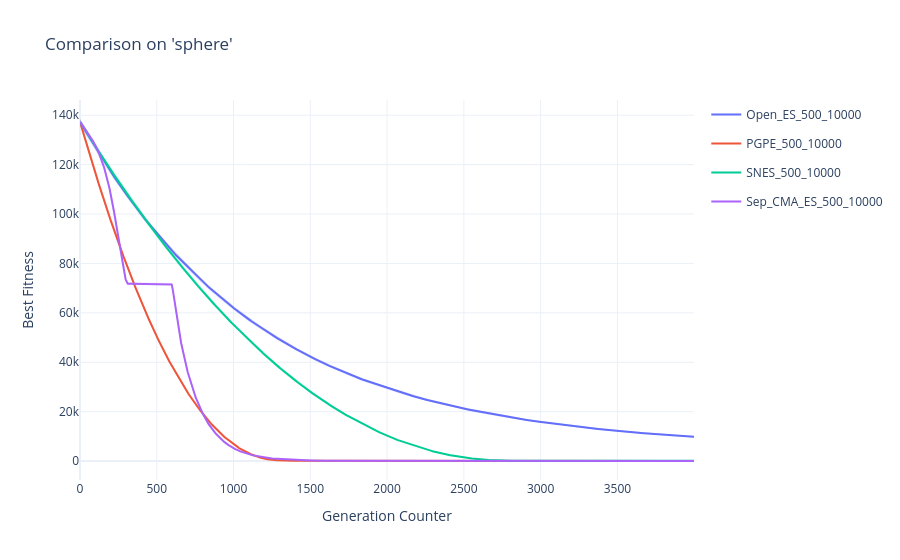

Notebook code for this chart:
### Code cell
from experiment.utils.result_filter_utils import filter_algorithm_folders
from experiment.utils.result_visualization_utils import plot_experiments_convergence_graph

custom_colors = {
    "CME_ES": "blue",
    "DiscoveredES": "red",
    "EvoTF_ES": "green",
    "LearnedES": "orange",
    "Open_ES": "purple",
    "PGPE": "brown",
    "SNES": "pink",
    "SEP_CME_ES": "cyan",
    "SimpleES": "olive"
}

# Filter for a problem
algorithm_folders = filter_algorithm_folders(
    results_dir="../results",
    problem_group="BBOBProblem",
    problem_name="sphere",
    param_filters=[500, 10000]
)

# Plot with normalization - now handles NaN values properly!
plot_experiments_convergence_graph(
    results_dir="../results",
    algorithm_folders=algorithm_folders,
    normalize_specific=False,  # Enable normalization
    x_key="generation_counter",
    y_key="best_fitness"
)

### Figure 1 — Plotly figure (JSON) as saved in the notebook; plotly's stock layout.template omitted (floating-point values rounded to 4 significant figures; data arrays with more than 128 entries replaced by an {"elided": "..."} marker saying what was removed)
{"data": [{"hovertemplate": "Generation Counter: %{x}<br>Best Fitness: %{y:.4f}<extra></extra>", "legendgroup": "Open_ES_500_10000", "line": {"color": "#636EFA", "width": 2}, "mode": "lines", "name": "Open_ES_500_10000", "type": "scatter", "x": {"elided": "4000 float values"}, "y": {"elided": "4000 float values"}}, {"fill": "toself", "fillcolor": "#636EFA", "hoverinfo": "skip", "legendgroup": "Open_ES_500_10000", "line": {"width": 0}, "opacity": 0.2, "showlegend": false, "type": "scatter", "x": {"elided": "8000 float values"}, "y": {"elided": "8000 float values"}}, {"hovertemplate": "Generation Counter: %{x}<br>Best Fitness: %{y:.4f}<extra></extra>", "legendgroup": "PGPE_500_10000", "line": {"color": "#EF553B", "width": 2}, "mode": "lines", "name": "PGPE_500_10000", "type": "scatter", "x": {"elided": "4000 float values"}, "y": {"elided": "4000 float values"}}, {"fill": "toself", "fillcolor": "#EF553B", "hoverinfo": "skip", "legendgroup": "PGPE_500_10000", "line": {"width": 0}, "opacity": 0.2, "showlegend": false, "type": "scatter", "x": {"elided": "8000 float values"}, "y": {"elided": "8000 float values"}}, {"hovertemplate": "Generation Counter: %{x}<br>Best Fitness: %{y:.4f}<extra></extra>", "legendgroup": "SNES_500_10000", "line": {"color": "#00CC96", "width": 2}, "mode": "lines", "name": "SNES_500_10000", "type": "scatter", "x": {"elided": "4000 float values"}, "y": {"elided": "4000 float values"}}, {"fill": "toself", "fillcolor": "#00CC96", "hoverinfo": "skip", "legendgroup": "SNES_500_10000", "line": {"width": 0}, "opacity": 0.2, "showlegend": false, "type": "scatter", "x": {"elided": "8000 float values"}, "y": {"elided": "8000 float values"}}, {"hovertemplate": "Generation Counter: %{x}<br>Best Fitness: %{y:.4f}<extra></extra>", "legendgroup": "Sep_CMA_ES_500_10000", "line": {"color": "#AB63FA", "width": 2}, "mode": "lines", "name": "Sep_CMA_ES_500_10000", "type": "scatter", "x": {"elided": "4000 float values"}, "y": {"elided": "4000 float values"}}, {"fill": "toself", "fillcolor": "#AB63FA", "hoverinfo": "skip", "legendgroup": "Sep_CMA_ES_500_10000", "line": {"width": 0}, "opacity": 0.2, "showlegend": false, "type": "scatter", "x": {"elided": "8000 float values"}, "y": {"elided": "8000 float values"}}], "layout": {"hovermode": "x unified", "title": {"text": "Comparison on 'sphere'"}, "xaxis": {"title": {"text": "Generation Counter"}}, "yaxis": {"title": {"text": "Best Fitness"}}}}
